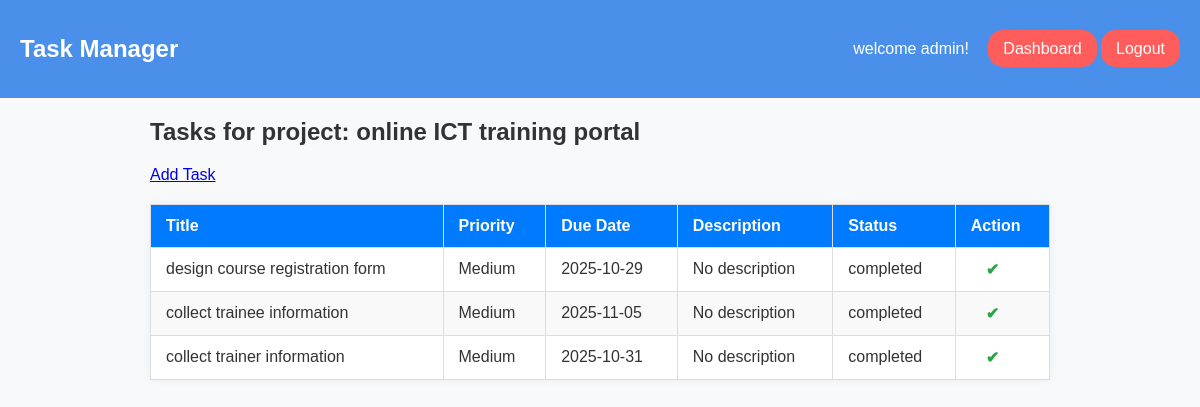
The app's page /task/6 (signed in) with its own data.
### app.py (models this page shows, shortened)
class User(db.Model, UserMixin):
    id = db.Column(db.Integer, primary_key=True)
    email = db.Column(db.String(150), unique=True, nullable=False)
    username = db.Column(db.String(150), unique=True, nullable=False)
    password = db.Column(db.String(150), nullable=False)
    role = db.Column(db.String(50), nullable=False, default="user")
    projects = db.relationship('Project', backref='owner', lazy=True)
    first_name = db.Column(db.String(150), nullable=True)
    last_name = db.Column(db.String(150), nullable=True)
    phone = db.Column(db.String(20), nullable=True)
    is_superadmin = db.Column(db.Boolean, default=False)

class Project(db.Model):
    id = db.Column(db.Integer, primary_key=True)
    name = db.Column(db.String(150), nullable=False)
    description = db.Column(db.Text, nullable=True)
    user_id = db.Column(db.Integer, db.ForeignKey('user.id'), nullable=False)
    tasks = db.relationship('Task', backref='project', lazy=True)
    deadline = db.Column(db.Date, nullable=False)

class Task(db.Model):
    id = db.Column(db.Integer, primary_key=True)
    title = db.Column(db.String(150), nullable=False)
    due_date = db.Column(db.Date, nullable=True)
    priority = db.Column(db.String(20), nullable=False, default='Medium')
    description = db.Column(db.Text, nullable=True)
    status = db.Column(db.String(50), nullable=False, default='pending')
    project_id = db.Column(db.Integer, db.ForeignKey('project.id'), nullable=False)
    created_at = db.Column(db.DateTime, nullable=False, default=datetime.utcnow)

### app.py (the view)
@app.route('/task/<int:project_id>')
@login_required
def tasks(project_id):
    project = Project.query.get_or_404(project_id)
    if project.user_id != current_user.id and not is_admin():
        abort(403)  # Forbidden
    return render_template('tasks.html', project=project, tasks=project.tasks)

### app.py (called while the page is built)
@login_manager.user_loader
def load_user(user_id):
    return User.query.get(int(user_id))

def is_admin():
    return current_user.is_authenticated and current_user.role == "admin"

### templates/tasks.html (shortened to what this page needs)
<!DOCTYPE html>
<html lang="en">
<head>
    <link rel="stylesheet" href="{{ url_for('static', filename='tasks.css') }}">
</head>
<body>
    <nav>
        <h1>Task Manager</h1>
        <div>
            <span>
                welcome {{ current_user.username }}!
            </span>
            <a href="{{ url_for('dashboard') }}"class="top-btn">Dashboard</a>
            <a href="{{ url_for('logout') }}"class="top-btn">Logout</a>
         </div>
    </nav>
        <main>
            <h2>Tasks for project: {{ project.name }}</h2>
            <a href="{{ url_for('add_task', project_id=project.id) }}" class="btn">Add Task</a>
{% if project.tasks %}
<table class="task-table">
    <thead>
        <tr>
            <th>Title</th>
            <th>Priority</th>
            <th>Due Date</th>
            <th>Description</th>
            <th>Status</th>
            <th>Action</th>
        </tr>
    </thead>
    <tbody>
        {% for task in project.tasks %}
        <tr>
            <td>{{ task.title }}</td>
            <td>{{ task.priority }}</td>
            <td>{{ task.due_date or "No deadline" }}</td>
            <td>{{ task.description or "No description" }}</td>
            <td>{{ task.status }}</td>
            <td>
                {% if task.status != 'completed' %}
                <a href="{{ url_for('complete_task', task_id=task.id) }}" class="complete-btn">Mark as Completed</a>
                {% else %}
                <span class="completed">✔</span>
                {% endif %}
            </td>
        </tr>
        {% endfor %}
    </tbody>
</table>
{% else %}
<p>No tasks yet. Start by <a href="{{ url_for('add_task', project_id=project.id) }}">adding one</a>.</p>
{% endif %}
    </main>
</body>
</html>

### static/tasks.css (style rules this page uses)
body { font-family: Arial, Helvetica, sans-serif; background-color: #f8f9fa; margin: 0; padding: 0; color: #333; }
nav { background-color: #4a90ea; color: #fff; padding: 15px 20px; display: flex; justify-content: space-between; align-items: center; }
span { margin: 15px; }
.top-btn { background-color: #ff5c5c; color: #fff; border-radius: 15px; padding: 10px 15px; text-decoration: none; }
main { max-width: 900px; margin: 20px auto; padding: 0 15px; }
.task-table { width: 100%; border-collapse: collapse; margin-top: 20px; background-color: #fff; box-shadow: 0 0 10px rgba(0,0,0,0.05); }
.task-table th, .task-table td { padding: 12px 15px; border: 1px solid #ddd; text-align: left; white-space: nowrap; }
.task-table th { background-color: #007bff; color: white; }
.task-table tr:nth-child(even) { background-color: #f9f9f9; }
.completed { color: #28a745; font-weight: bold; }

### records on screen
User: username "admin"
Project: name "online ICT training portal"
Task: title "design course registration form", priority "Medium", due_date "2025-10-29", description "No description", status "completed"
Task: title "collect trainee information", priority "Medium", due_date "2025-11-05", description "No description", status "completed"
Task: title "collect trainer information", priority "Medium", due_date "2025-10-31", description "No description", status "completed"
